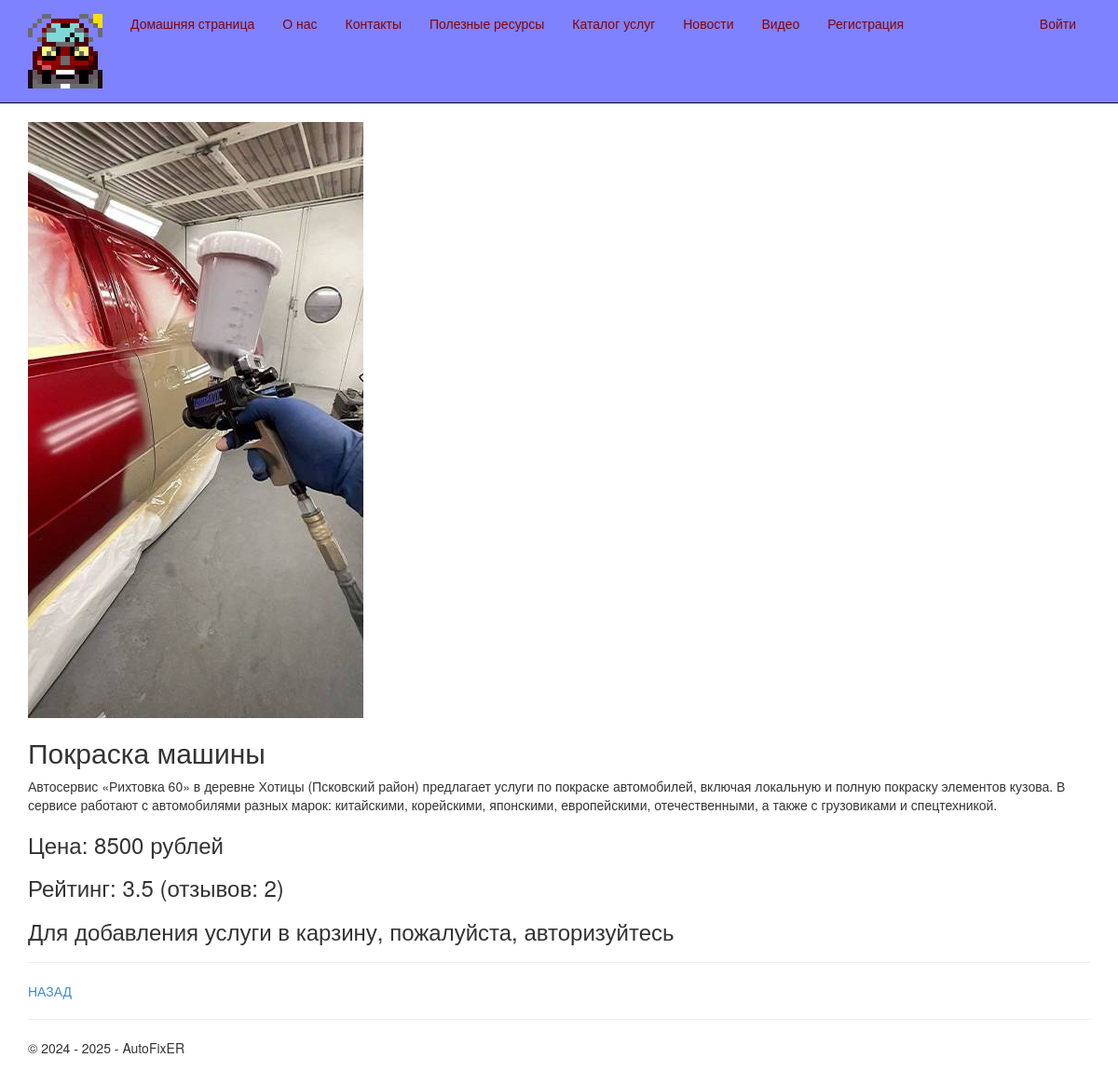
The app's page /servicepost/1/ with its own data.
### app/models.py (models this page shows, shortened)
class Service(models.Model):
    title = models.CharField(max_length=100, verbose_name="Заголовок")
    description = models.TextField(verbose_name="Краткое содержание")
    content = models.TextField(verbose_name="Полное содержание")
    price = models.IntegerField(default=0, verbose_name="Цена")
    image = models.FileField(default='temp.jpg', verbose_name='Путь к картинке')
    category = models.CharField(default='', max_length=100, verbose_name="Категория")
    class Meta:
        db_table = "Services" # имя таблицы для модели
        ordering = ["-price"] # порядок сортировки данных в модели ("-" означает по убыванию)
        verbose_name = "услуга"
        verbose_name_plural = "услуги"

### app/views.py (the view, shortened to what this page needs)
# urls.py: path('servicepost/<int:parametr>/', views.servicepost, name='servicepost'),
def servicepost(request, parametr):
    service_1 = Service.objects.get(id=parametr)
    reviews = Review.objects.filter(service=service_1)
    rating_n = 0
    count = 0
    for review in reviews:
        count += 1
        rating_n += review.rating
    if count > 0:
        rating_s = round(rating_n / count, 1)
    else:
        rating_s = round(rating_n, 1)
    assert isinstance(request, HttpRequest)
    return render(
        request,
        'app/servicepost.html',
        {
            'title':"Страница услуги",
            'service_1':service_1,
            'rating_s':rating_s,
            'count':count,
            'year':datetime.now().year,
            }
        )

### app/templates/app/servicepost.html
{% extends "app/layout.html" %}
{% block content %}
{% if service_1.image and service_1.image.url != '/media/temp.jpg' %}
<img src="{{ service_1.image.url }}" alt=" Картинка услуги" />
{% endif %}
<h2> {{service_1.title}} </h2>
<p> {{service_1.content|linebreaksbr}} </p>
<h3> Цена: {{service_1.price}} рублей </h3>
<h3> Рейтинг: {{rating_s}} (отзывов: {{count}})</h3>
{% if user.is_authenticated %}
<h3>Купить:</h3>
<form method="POST">
    {% csrf_token %}
    <div>
        <button type="submit" class="save btn btn-default"> Добавить в корзину </button>
    </div>
</form>
{% else %}
<h3> Для добавления услуги в карзину, пожалуйста, авторизуйтесь </h3>
{% endif %}
<hr />
<p><a href="{% url 'service' parametr=service_1.category %}"> НАЗАД </a> </p>
{% endblock %}

### app/static/app/content/site.css (style rules this page uses)
body { padding-top: 0px; padding-bottom: 20px; }

### records on screen
Service: image (picture), title "Покраска машины", content "Автосервис «Рихтовка 60» в деревне Хотицы (Псковский район) предлагает услуги по покраске автомобилей, включая локальную и полную покраску элементов кузова. В сервисе работают с автомобилями разных марок: китайскими, корейскими, японскими, европейскими, отечественными, а также с грузовиками и спецтехникой.", price "8500"

### other values on screen
{{ rating_s }} "3.5"
{{ count }} "2"
